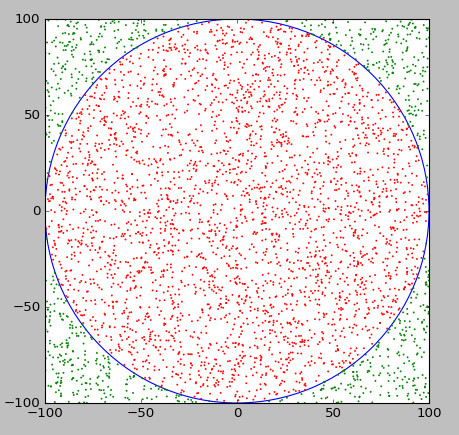

Python code for this plot:
#   Copyright 2019 Kevin Godden
#
#   Licensed under the Apache License, Version 2.0 (the "License");
#   you may not use this file except in compliance with the License.
#   You may obtain a copy of the License at
#
#       http://www.apache.org/licenses/LICENSE-2.0
#
#   Unless required by applicable law or agreed to in writing, software
#   distributed under the License is distributed on an "AS IS" BASIS,
#   WITHOUT WARRANTIES OR CONDITIONS OF ANY KIND, either express or implied.
#   See the License for the specific language governing permissions and
#   limitations under the License.

"""
    Monte Carlo Simulation of throwing pebbles onto a circle drawn on the sand
    on a desert island in desperate attempt to estimate Pi to a few places of decimals
    Pi is proportional to the ratio of 'hits' to 'throws'.

    Another method would be to draw some parallel lines in the sand and start throwing
    sticks to see how many land on the lines, a la. the Buffon needle problem, see:

    https://github.com/kgodden/buffon_needle

    This simulation method converges faster and is simpler, but perhaps is not as much fun!

    KG
"""

import matplotlib.pyplot as plt
from random import *
import time


def draw_board(fig, radius, gwidth, gheight):

    circle = plt.Circle((0, 0), radius, color='b', fill=False)
    fig.gca().add_artist(circle)

    # I can never understand pyplot!
    plt.plot(-gwidth / 2, -gheight / 2)
    plt.plot(gwidth / 2, -gheight / 2)
    plt.plot(gwidth / 2, gheight / 2)
    plt.plot(-gwidth / 2, gheight / 2)
    

# The probability (p) that a pebble will land inside
# the circle as opposed to not is the ratio of the
# area of the circle to the area of the bounding box:
#    p = (Pi * r^2) / (4 * r^2),
# so Pi ~= p * 4 = 4 * hits / throws
def estimate_pi(throws, hits):
    return 4.0 * float(hits) / throws
        
    
def throw_pebbles(radius, pebble_radius, number_of_throws, fig, want_graphics):

    # hits
    hits = 0
    
    # Let's get a throwing!
    for throws in range(1, number_of_throws):

        # Random point in bounding box
        x = uniform(-radius, radius)
        y = uniform(-radius, radius)

        # Does this point lie within the circle?
        hit = x ** 2 + y ** 2 <= (radius - pebble_radius) ** 2
        
        if hit:
            # Yep, it's a hit!
            hits += 1

        # draw point if drawing is enabled
        if want_graphics:
            col = 'r' if hit else 'g'
            circle = plt.Circle((x, y), pebble_radius, color=col, fill=False)
            fig.gca().add_artist(circle)

        # Update graphics display
        if want_graphics and throws % 100 == 0:
            plt.pause(0.0001)
            
        # Estimate Pi every 100 throws, and print it out
        if throws % 100 == 0 and throws > 0:
            estimate = estimate_pi(throws, hits)
            print("Throws: %d, hits: %d, estimate: %f" % (throws, hits, estimate))

    estimate = estimate_pi(throws, hits)

    print("Pi is (approx.) %f" % estimate)


def monte_carlo_pi():

    # radius of circle onto which we will
    # throw our 'pebbles'
    radius = 100

    # Graphics width & Height
    gwidth = gheight = 2 * radius

    # The radius of the pebble that
    # we will throw, smaller values yield
    # better approximations of Pi (i.e. grains
    # of sand rather than rocks)
    pebble_radius = .2
    
    # Set this to True if you want to
    # draw the pebbles on the board
    # it runs (much) slower when we draw..
    want_graphics = True

    # How many times should we throw the
    # pebble?
    number_of_throws = 9000

    # Some drawing stuff
    fig = plt.figure()
    plt.gca().set_aspect('equal', adjustable='box')
    draw_board(fig, radius, gwidth, gheight)
    
    # run simulation
    throw_pebbles(radius, pebble_radius, number_of_throws, fig, want_graphics)
    
    # Show the graphics for a bit
    # before exiting
    if want_graphics:
        time.sleep(20)


if __name__ == "__main__":
    monte_carlo_pi()
